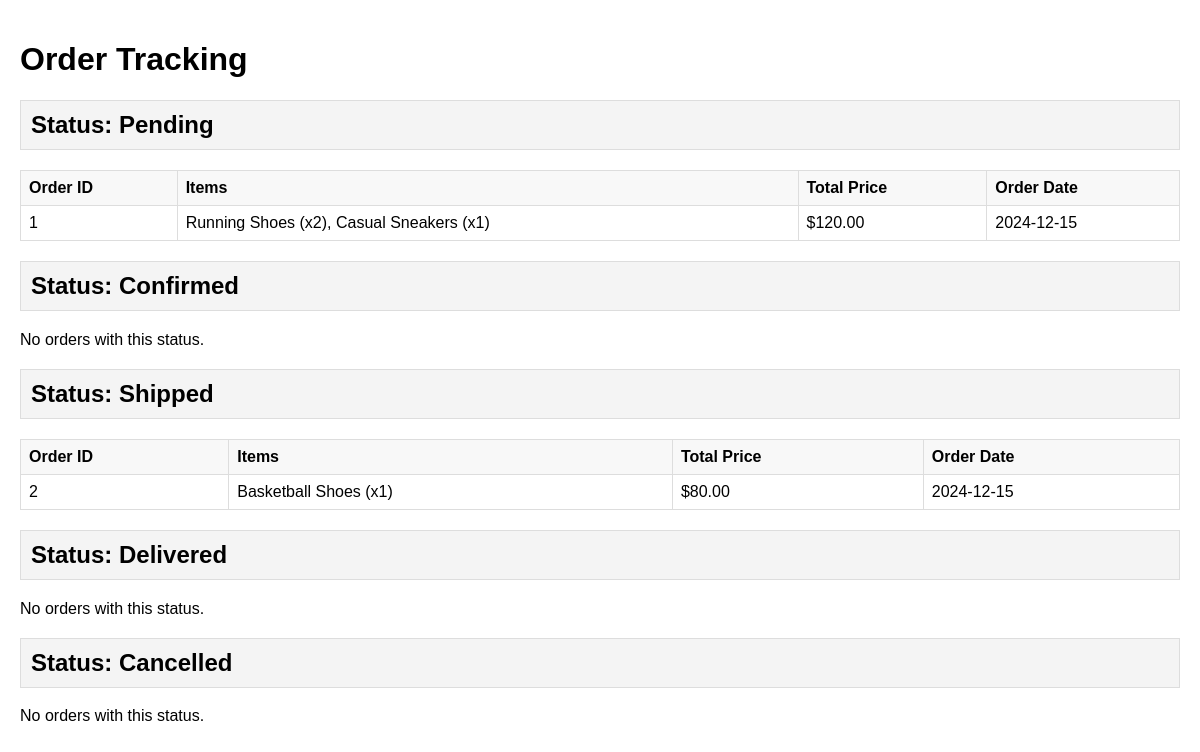
The page /order_page/order_tracking.php (signed in) on the database its author committed.
### tables this page shows
CREATE TABLE `orders` (
  `id` int(11) NOT NULL,
  `user_id` int(11) NOT NULL,
  `total_price` decimal(10,2) NOT NULL,
  `status` enum('Pending','Confirmed','Shipped','Delivered','Cancelled') DEFAULT 'Pending',
  `created_at` timestamp NOT NULL DEFAULT current_timestamp()
);

### order_page/order_tracking.php (the view, shortened to what this page needs)
<?php
include('db_connect.php');
$user_id = intval($_SESSION['user_id']);
$statuses = ['Pending', 'Confirmed', 'Shipped', 'Delivered', 'Cancelled'];
$orders_by_status = [];
foreach ($statuses as $status) {
    $query = "SELECT orders.id AS order_id, orders.total_price, orders.created_at,
                     GROUP_CONCAT(CONCAT(products.name, ' (x', order_details.quantity, ')') SEPARATOR ', ') AS items
              FROM orders
              JOIN order_details ON orders.id = order_details.order_id
              JOIN products ON order_details.product_id = products.id
              WHERE orders.user_id = ? AND orders.status = ?
              GROUP BY orders.id";
    $stmt = $conn->prepare($query);
    $stmt->bind_param("is", $user_id, $status);
    $stmt->execute();
    $result = $stmt->get_result();
    $orders_by_status[$status] = $result->fetch_all(MYSQLI_ASSOC);
}
?>
<!DOCTYPE html>
<html lang="en">
<head>
</head>
<body>
    <div class="container">
        <h1>Order Tracking</h1>
        <?php foreach ($statuses as $status): ?>
            <div class="order-status">
                <h2>Status: <?= htmlspecialchars($status) ?></h2>
                <?php if (!empty($orders_by_status[$status])): ?>
                    <table>
                        <thead>
                            <tr>
                                <th>Order ID</th>
                                <th>Items</th>
                                <th>Total Price</th>
                                <th>Order Date</th>
                            </tr>
                        </thead>
                        <tbody>
                            <?php foreach ($orders_by_status[$status] as $order): ?>
                                <tr>
                                    <td><?= htmlspecialchars($order['order_id']) ?></td>
                                    <td><?= htmlspecialchars($order['items']) ?></td>
                                    <td>$<?= number_format($order['total_price'], 2) ?></td>
                                    <td><?= date('Y-m-d', strtotime($order['created_at'])) ?></td>
                                </tr>
                            <?php endforeach; ?>
                        </tbody>
                    </table>
                <?php else: ?>
                    <p>No orders with this status.</p>
                <?php endif; ?>
            </div>
        <?php endforeach; ?>
    </div>
</body>
</html>

### order_page/order_tracking.php (style rules this page uses)
body { font-family: Arial, sans-serif; margin: 0; padding: 0; }
.container { padding: 20px; }
.order-status { margin-bottom: 20px; }
.order-status h2 { background-color: #f4f4f4; padding: 10px; border: 1px solid #ddd; }
table { width: 100%; border-collapse: collapse; margin-bottom: 20px; }
table th, table td { padding: 8px; border: 1px solid #ddd; text-align: left; }
table th { background-color: #f8f8f8; }

### rows shown on the page
orders: id "1", items "Running Shoes (x2), Casual Sneakers (x1)", total_price "120.00", created_at "2024-12-15"
orders: id "2", items "Basketball Shoes (x1)", total_price "80.00", created_at "2024-12-15"

### other values the page prints
$status "Pending"
$status "Confirmed"
$status "Shipped"
$status "Delivered"
$status "Cancelled"
